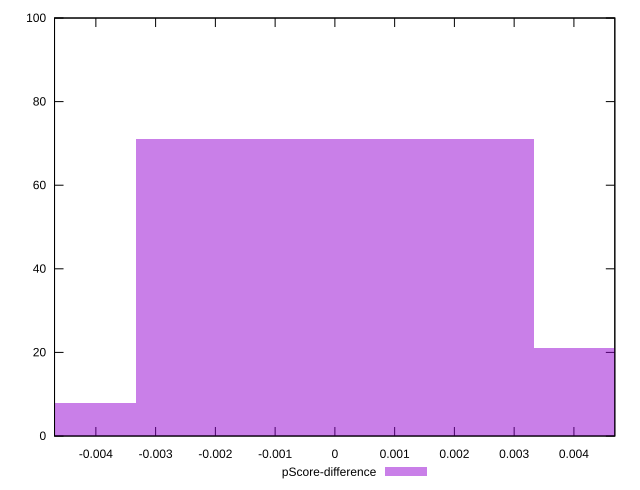

This chart was generated by the following gnuplot code:
reset

$pScoreDifference <<EOF
-0.006664535760499092 8
0 71
0.006664535760499092 21
EOF

set key outside below
set boxwidth 0.006664535760499092
set xrange [-0.004691609398813967:0.004684667747179017]
set yrange [0:100]
set trange [0:100]
set style fill transparent solid 0.5 noborder
set terminal svg size 640, 490 enhanced background rgb 'white'
set output "report_00009_2021-02-08T22-37-41.559Z/cumulative-layout-shift/samples/pages+cached+noadtech+nomedia+nocss/pScore-difference/histogram.svg"

plot $pScoreDifference title "pScore-difference" with boxes

reset
